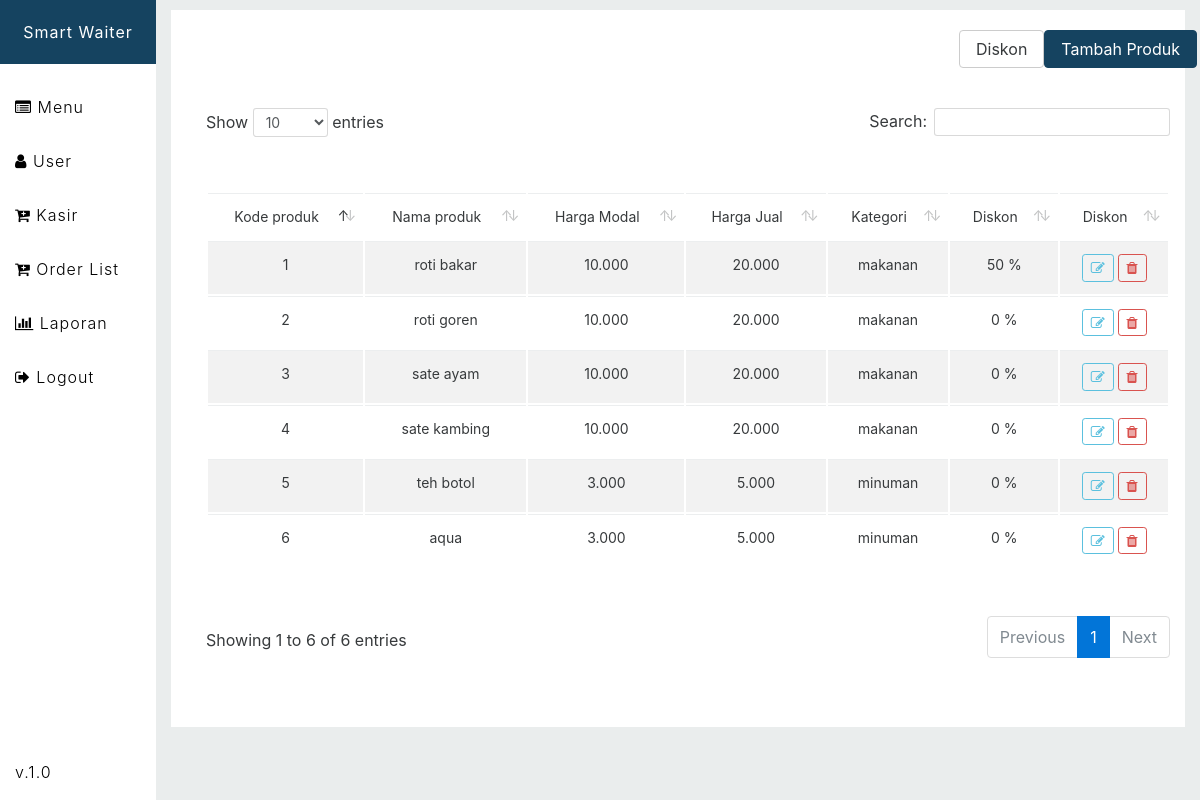
The page /page/produk.php (signed in) on the database its author committed.
### tables this page shows
CREATE TABLE `tbl_produk` (
  `kode_produk` int(11) NOT NULL,
  `nama_produk` varchar(50) DEFAULT NULL,
  `kategori` varchar(50) DEFAULT NULL,
  `harga_modal` int(11) DEFAULT NULL,
  `harga_jual` int(11) DEFAULT NULL,
  `diskon` float DEFAULT '0'
);

### page/function/koneksi.php (called while the page is built, shortened)
<?php
		function formatangka($angka){
			$hasil=number_format($angka,0,',','.');
			return $hasil;
		}
 ?>

### page/produk.php (the view, shortened to what this page needs)
<?php
	include("function/koneksi.php");
?>
<!DOCTYPE html>
<html>
<head>
		<?php include("templates/header.php"); ?>
</head>
<body>
<div class="wrapper">
	<div class="sidebar-wrapper">
			<?php include ('templates/sidebar.php'); ?>
	</div>
 	<div class="page-wrapper">
	 	<div class="container-fluid">
			<div class="table-row">
				<div class="row">
			 		<div class="offset-sm-9 col-sm-1">
							<a class="btn btn-secondary btn-diskon">Diskon</a>
					</div>
					<div class="col-sm-2">
							<a href='tambah_produk.php' class="btn btn-custom">Tambah Produk</a>
					</div>
		 		</div>
		 				<table class="table-data table table-striped table-hover" width="100%">
						 	<thead>
						 		<tr>
						 			<td>Kode produk</td>
				 					<td>Nama produk</td>
				 					<td>Harga Modal</td>
				 					<td>Harga Jual</td>
				 					<td>Kategori</td>
				 					<td>Diskon</td>
				 					<td>Diskon</td>
						 		</tr>
						 	</thead>
						 	<tbody>
						 		<?php
						 			$result=mysqli_query($koneksi,"select * from tbl_produk");
						 		?>
						 		<?php	while ($data=mysqli_fetch_assoc($result)) { ?>
						 		<tr>
						 			<td><?= $data['kode_produk']  ?></td>
				 					<td><?= $data['nama_produk'] ?></td>
				 					<td><?= formatangka($data['harga_modal'])?></td>
				 					<td><?= formatangka($data['harga_jual']) ?></td>
				 					<td><?= $data['kategori'] ?></td>
				 					<td><?= $data['diskon']*100 ?> %</td>
				 					<td><button class='btn btn-outline-info btn-sm btn-edit' value="<?=$data['kode_produk']?>"><i class='fa fa-edit'></i></button>
				 					<button class='btn btn-outline-danger btn-sm btn-hapus' value="<?=$data['kode_produk']?>"><i class='fa fa-trash'></i></button></td>
				 				</tr>
						 		<?php	} ?>
						 	</tbody>
						 </table>
				<div class="row">
					<div class="offset-sm-10 col-sm-2 row-button">
					</div>
				</div>
		 	</div>
	 	</div>
 	</div>
</div>
</body>
</html>

### page/templates/header.php (shortened to what this page needs)
<link rel="stylesheet" type="text/css" href="../assets/css/bootstrap.min.css">
<link rel="stylesheet" type="text/css" href="../assets/css/jquery-ui.min.css">
<link rel="stylesheet" type="text/css" href="../assets/datatables/css/dataTables.bootstrap4.min.css">
<link rel="stylesheet" href="../assets/fonts/css/font-awesome.min.css">
<link rel="stylesheet" type="text/css" href="../assets/style.css">

### page/templates/sidebar.php (shortened to what this page needs)
<ul class="sidebar">
	<li class="brand text-sm-center"><p><b>Smart Waiter</p></b></li>
	<?php if ($_SESSION['role']=='admin'): ?>
		<li><a href="produk"><i class="fa fa-list-alt"></i> Menu</a></li>
		<li><a href="user"><i class="fa fa-user"></i> User</a></li>
		<li><a href="kasir"><i class="fa fa-cart-plus"></i> Kasir</a></li>
		<li><a href="orderlist"><i class="fa fa-cart-plus"></i> Order List</a></li>
		<li><a href="penjualan"><i class="fa fa-bar-chart"></i> Laporan</a></li>
		<li><a href="function/proseslogin"><i class="fa fa-sign-out"></i> Logout</a></li>
	<?php else: ?>
		<li><a href="transaksi"><i class="fa fa-cart-plus"></i> Transaksi</a></li>
		<li><a href="function/proseslogin"><i class="fa fa-sign-out"></i> Logout</a></li>
	<?php endif ?>
	<li class="version"><a href="#">v.1.0</a></li>
</ul>

### assets/style.css (style rules this page uses)
body { background: #EAEDED; }
td,th { font-size: 14px; text-align: center }
.page-wrapper { width: 100%; position: absolute; transition: 0.1s; padding-left: 13%; padding-top: 10px; }
.table-row { background: white }
.table-row .row { padding: 20px 0px 20px 20px; }
.row-button { padding-left:10px; }
.sidebar-wrapper { z-index: 2; width: 13%; position: fixed; height: 100%; overflow-y: hidden; background: white; transition: 0.1s; font-weight: 300; letter-spacing: 1px; }
.sidebar-wrapper ul { padding: 0px; list-style: none; }
.sidebar-wrapper li a { text-decoration: none; padding: 15px; display: block; color: black; }
.sidebar-wrapper .brand p { padding: 20px 0px; text-decoration: none; display: block; color: white; background: #154360 }
.version { position: absolute; bottom: 1px; }
.btn-custom,.tag-custom,.btn-outline-custom:hover { background: #154360; border-color: #154360; color: white }

### rows shown on the page
tbl_produk: kode_produk "1", nama_produk "roti bakar", harga_modal "10.000", harga_jual "20.000", kategori "makanan", $data['diskon']*100 "50"
tbl_produk: kode_produk "2", nama_produk "roti goren", harga_modal "10.000", harga_jual "20.000", kategori "makanan", $data['diskon']*100 "0"
tbl_produk: kode_produk "3", nama_produk "sate ayam", harga_modal "10.000", harga_jual "20.000", kategori "makanan", $data['diskon']*100 "0"
tbl_produk: kode_produk "4", nama_produk "sate kambing", harga_modal "10.000", harga_jual "20.000", kategori "makanan", $data['diskon']*100 "0"
tbl_produk: kode_produk "5", nama_produk "teh botol", harga_modal "3.000", harga_jual "5.000", kategori "minuman", $data['diskon']*100 "0"
tbl_produk: kode_produk "6", nama_produk "aqua", harga_modal "3.000", harga_jual "5.000", kategori "minuman", $data['diskon']*100 "0"
